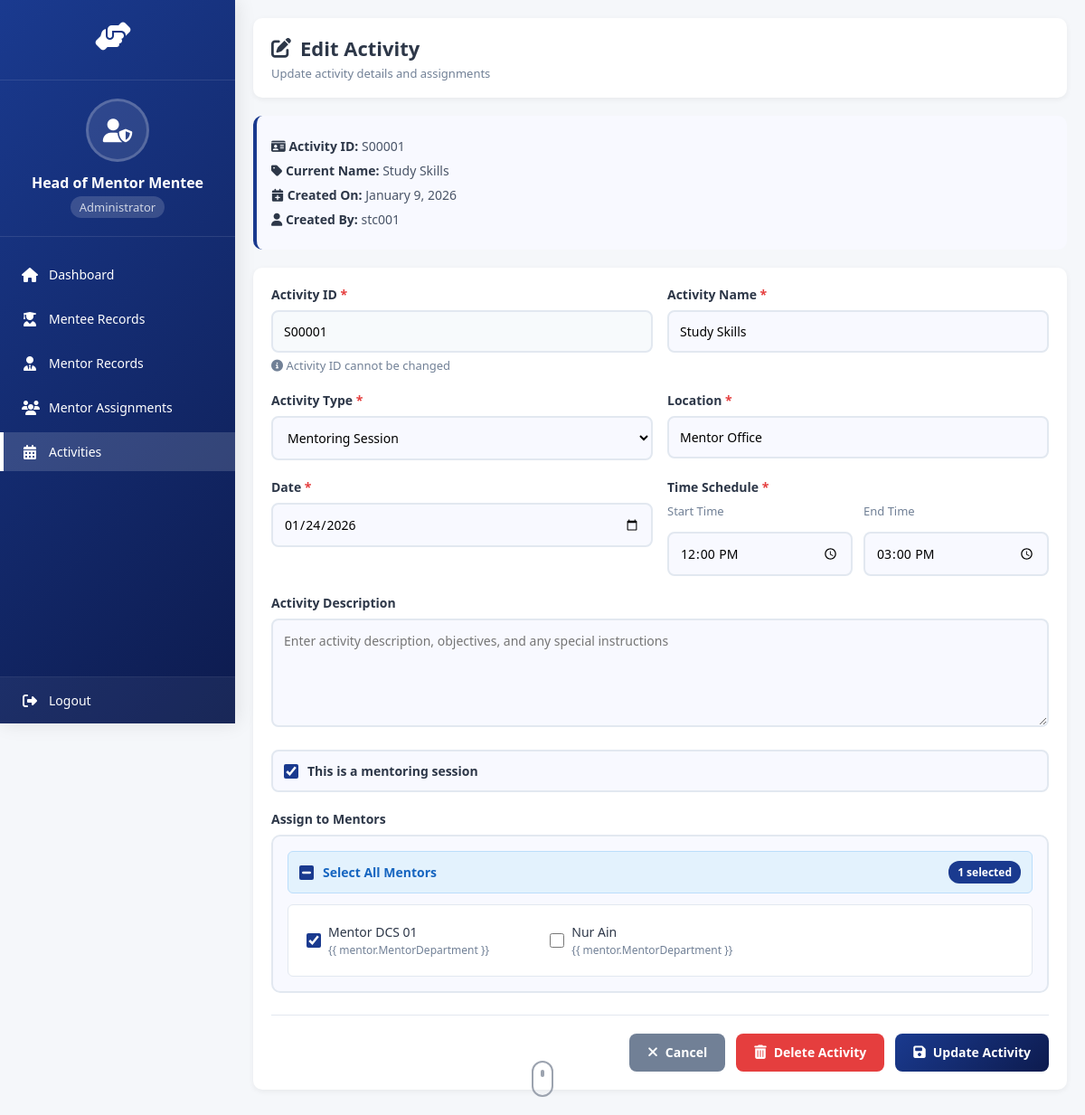
Page /mmms/head/activities/edit/S00001/ (signed in) on the committed database.
### system/models.py (models this page shows, shortened)
class Activity(models.Model):
    ACTIVITY_TYPES = (
        ('mentoring', 'Mentoring Session'),
        ('workshop', 'Workshop'),
        ('seminar', 'Seminar'),
        ('meeting', 'Meeting'),
        ('other', 'Other'),
    )
    ActivityID = models.CharField(max_length=20, primary_key=True)
    ActivityName = models.CharField(max_length=200)
    ActivityType = models.CharField(max_length=20, choices=ACTIVITY_TYPES)
    Description = models.TextField(blank=True)
    Date = models.DateField()
    StartTime = models.TimeField()
    EndTime = models.TimeField()
    Location = models.CharField(max_length=200)
    CreatedBy = models.ForeignKey(settings.AUTH_USER_MODEL, on_delete=models.CASCADE)
    CreatedAt = models.DateTimeField(auto_now_add=True)
    IsMentoringSession = models.BooleanField(default=False)
    PrimaryMentor = models.ForeignKey('Mentor', on_delete=models.CASCADE, null=True, blank=True,
                                     related_name='primary_activities')
    AdditionalMentors = models.ManyToManyField('Mentor', blank=True,
                                              related_name='additional_activities')
    Attendees = models.ManyToManyField(Mentee, through='Attendance')
    @property
    def all_mentors(self):
        mentors = []
        if self.PrimaryMentor:
            mentors.append(self.PrimaryMentor)
        mentors.extend(self.AdditionalMentors.all())
        return mentors
    @property
    def Mentor(self):
        """Backward compatibility property - returns primary mentor"""
        return self.PrimaryMentor

class CustomUser(AbstractUser):
    ROLE_CHOICES = (
        ('mentee', 'Mentee'),
        ('mentor', 'Mentor'),
        ('head', 'Head of Mentor Mentee'),
    )
    role = models.CharField(max_length=10, choices=ROLE_CHOICES)
    profile_picture = models.ImageField(upload_to=user_profile_picture_path, blank=True, null=True)
    email = models.EmailField(unique=True)

class Mentor(models.Model):
    user = models.OneToOneField(settings.AUTH_USER_MODEL, on_delete=models.CASCADE)
    profile_picture = models.ImageField(upload_to='mentor_profile_pictures/', null=True, blank=True)
    MentorID = models.CharField(max_length=12, primary_key=True)
    MentorName = models.CharField(max_length=100)
    MentorEmail = models.EmailField()
    MentorPhone = models.CharField(max_length=15)
    MentorIC = models.CharField(max_length=15)
    MentorAddress = models.CharField(max_length=255)
    MentorPostcode = models.CharField(max_length=10)
    MentorCity = models.CharField(max_length=50)
    MentorState = models.CharField(max_length=50)
    MentorRace = models.CharField(max_length=50)
    MentorReligion = models.CharField(max_length=50)
    MentorDepartment = models.CharField(max_length=100)
    MaxMentees = models.IntegerField(default=20)
    CurrentMentees = models.IntegerField(default=0)
    MentorJoinDate = models.DateField()

### system/views.py (the view, shortened to what this page needs)
# urls.py: path('head/activities/edit/<str:activity_id>/', views.edit_activity, name='edit_activity'),
@login_required
def edit_activity(request, activity_id):
    try:
        activity = Activity.objects.get(ActivityID=activity_id)
    except Activity.DoesNotExist:
        messages.error(request, f'Activity with ID {activity_id} not found.')
        return redirect('mentor_mentee_activities')
    mentors = Mentor.objects.all().order_by('MentorName')
    all_mentors = activity.all_mentors
    context = {
        'activity': activity,
        'mentors': mentors,
        'activity_mentors': all_mentors,
    }
    return render(request, 'edit_activity.html', context)

### system/templates/edit_activity.html (shortened to what this page needs)
<!DOCTYPE html>
<html lang="en">
<head>
    <link rel="stylesheet" href="https://cdnjs.cloudflare.com/ajax/libs/font-awesome/6.4.0/css/all.min.css">
</head>
<body>
    <div class="sidebar">
        <div class="logo-section">
            <div class="logo">
                <i class="fas fa-hands-helping"></i>
            </div>
        </div>
        <div class="user-info">
            <div class="user-avatar">
                <i class="fas fa-user-shield"></i>
            </div>
            <div class="user-name">Head of Mentor Mentee</div>
            <div class="user-role">Administrator</div>
        </div>
        <ul class="nav-menu">
            <li class="nav-item">
                <a href="{% url 'head_homepage' %}" class="nav-link">
                    <i class="fas fa-home"></i>
                    <span class="nav-text">Dashboard</span>
                </a>
            </li>
            <li class="nav-item">
                <a href="{% url 'manage_mentees' %}" class="nav-link">
                    <i class="fas fa-user-graduate"></i>
                    <span class="nav-text">Mentee Records</span>
                </a>
            </li>
            <li class="nav-item">
                <a href="{% url 'manage_mentors' %}" class="nav-link">
                    <i class="fas fa-user-tie"></i>
                    <span class="nav-text">Mentor Records</span>
                </a>
            </li>
            <li class="nav-item">
                <a href="{% url 'mentor_assignments' %}" class="nav-link">
                    <i class="fas fa-users"></i>
                    <span class="nav-text">Mentor Assignments</span>
                </a>
            </li>
            <li class="nav-item">
                <a href="{% url 'mentor_mentee_activities' %}" class="nav-link active">
                    <i class="fas fa-calendar-alt"></i>
                    <span class="nav-text">Activities</span>
                </a>
            </li>
        </ul>
        <div class="sidebar-footer">
            <div class="nav-item logout-item">
                <a href="{% url 'logout' %}" class="logout-link">
                    <i class="fas fa-sign-out-alt"></i>
                    <span class="nav-text">Logout</span>
                </a>
            </div>
        </div>
    </div>
    <div class="main-content">
        <div class="content-header">
            <div>
                <h1><i class="fas fa-edit"></i> Edit Activity</h1>
                <p>Update activity details and assignments</p>
            </div>
        </div>
        <div class="activity-info">
            <p><strong><i class="fas fa-id-card"></i> Activity ID:</strong> {{ activity.ActivityID }}</p>
            <p><strong><i class="fas fa-tag"></i> Current Name:</strong> {{ activity.ActivityName }}</p>
            <p><strong><i class="fas fa-calendar-plus"></i> Created On:</strong> {{ activity.CreatedAt|date:"F j, Y" }}
            </p>
            <p><strong><i class="fas fa-user"></i> Created By:</strong> {{ activity.CreatedBy.username }}</p>
        </div>
        <div class="form-container">
            <form method="POST">
                <div class="form-row">
                    <div class="form-group">
                        <label for="ActivityID" class="required">Activity ID</label>
                        <input type="text" id="ActivityID" name="ActivityID" required value="{{ activity.ActivityID }}"
                            readonly style="background-color: #f7fafc; cursor: not-allowed;">
                        <small style="color: #718096; font-size: 13px; margin-top: 5px; display: block;">
                            <i class="fas fa-info-circle"></i> Activity ID cannot be changed
                        </small>
                    </div>
                    <div class="form-group">
                        <label for="ActivityName" class="required">Activity Name</label>
                        <input type="text" id="ActivityName" name="ActivityName" required
                            value="{{ activity.ActivityName }}" placeholder="Enter activity name">
                    </div>
                </div>
                <div class="form-row">
                    <div class="form-group">
                        <label for="ActivityType" class="required">Activity Type</label>
                        <select id="ActivityType" name="ActivityType" required>
                            <option value="mentoring" {% if activity.ActivityType == 'mentoring' %}selected{% endif %}>
                                Mentoring Session</option>
                        </select>
                    </div>
                    <div class="form-group">
                        <label for="Location" class="required">Location</label>
                        <input type="text" id="Location" name="Location" required value="{{ activity.Location }}"
                            placeholder="Enter location">
                    </div>
                </div>
                <div class="form-row">
                    <div class="form-group">
                        <label for="Date" class="required">Date</label>
                        <input type="date" id="Date" name="Date" required value="{{ activity.Date|date:'Y-m-d' }}">
                    </div>
                    <div class="form-group">
                        <label class="required">Time Schedule</label>
                        <div class="time-inputs">
                            <div class="time-input-group">
                                <label for="StartTime">Start Time</label>
                                <input type="time" id="StartTime" name="StartTime" required
                                    value="{{ activity.StartTime|time:'H:i' }}">
                            </div>
                            <div class="time-input-group">
                                <label for="EndTime">End Time</label>
                                <input type="time" id="EndTime" name="EndTime" required
                                    value="{{ activity.EndTime|time:'H:i' }}">
                            </div>
                        </div>
                    </div>
                </div>
                <div class="form-group">
                    <label for="Description">Activity Description</label>
                    <textarea id="Description" name="Description"
                        placeholder="Enter activity description, objectives, and any special instructions">{{ activity.Description }}</textarea>
                </div>
                <div class="form-group">
                    <div class="checkbox-group">
                        <input type="checkbox" id="IsMentoringSession" name="IsMentoringSession"
                        {% if activity.IsMentoringSession %}checked{% endif %}>
                        <label for="IsMentoringSession">This is a mentoring session</label>
                    </div>
                </div>
                <div class="form-group">
                    <label>Assign to Mentors</label>
                    <div class="mentor-selection">
                        <div class="select-all">
                            <input type="checkbox" id="selectAllMentors">
                            <label for="selectAllMentors">Select All Mentors</label>
                            <span id="selectedCount" class="selected-count">0 selected</span>
                        </div>
                        <div class="mentor-checkboxes" id="mentorCheckboxes">
                            {% for mentor in mentors %}
                            <div class="mentor-checkbox-item">
                                <input type="checkbox" id="mentor_{{ mentor.MentorID }}" name="mentors"
                                    value="{{ mentor.MentorID }}" {% if mentor in activity_mentors %}checked{% endif %}>
                                <label for="mentor_{{ mentor.MentorID }}">
                                    {{ mentor.MentorName }}
                                    <div style="color: #718096; font-size: 12px; margin-top: 2px;">{{
                                        mentor.MentorDepartment }}</div>
                                </label>
                            </div>
                            {% empty %}
                            <div style="color: #718096; text-align: center; padding: 20px; grid-column: 1 / -1;">
                                <i class="fas fa-user-tie"
                                    style="font-size: 24px; margin-bottom: 10px; display: block;"></i>
                                No mentors available
                            </div>
                            {% endfor %}
                        </div>
                    </div>
                </div>
                <div class="action-buttons">
                    <a href="{% url 'mentor_mentee_activities' %}" class="btn btn-secondary">
                        <i class="fas fa-times"></i> Cancel
                    </a>
                    <a href="{% url 'delete_activity' activity.ActivityID %}" class="btn btn-danger"
                        onclick="return confirm('Are you sure you want to delete this activity? This action cannot be undone.')">
                        <i class="fas fa-trash-alt"></i> Delete Activity
                    </a>
                    <button type="submit" class="btn btn-primary">
                        <i class="fas fa-save"></i> Update Activity
                    </button>
                </div>
            </form>
        </div>
    </div>
</body>
</html>

### rows in the picture
Activity: ActivityID "S00001", ActivityName "Study Skills", CreatedAt "January 9, 2026", CreatedBy.username "stc001", ActivityType "Mentoring Session", Location "Mentor Office", Date "01/24/2026", StartTime "12:00", EndTime "15:00", IsMentoringSession "☑"
Mentor: MentorID "☑", MentorName "Mentor DCS 01"
Mentor: MentorName "Nur Ain"
